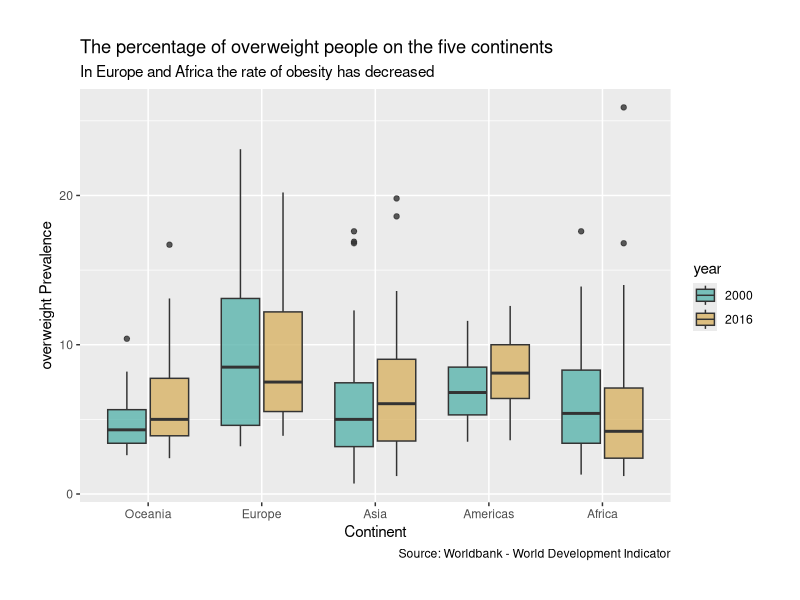

Recreate this plot in R.
library(tidyverse)

world_bank_countries <- read_csv("data/world_bank_countries.csv")

# https://ggplot2tor.com/theme

world_bank_countries %>% 
  filter(year %in% c(2000, 2016)) %>% 
  mutate(
    year = year %>% as_factor,
    continent = continent %>% as_factor %>% 
      fct_relevel("Oceania", "Europe", "Asia", 
                  "Americas", "Africa")) %>%
  ggplot(aes(x = continent, 
             y = overweight,
             fill = year)) + 
  geom_boxplot(width = 0.75, 
               alpha = .8,
               position = position_dodge2(padding = 0.1)) +
  scale_fill_manual(values = c("#5ab4ac", "#d8b365")) +
  scale_y_continuous(name = "overweight Prevalence") +
  scale_x_discrete(name = "Continent") +
  theme(
    # Code goes here
    plot.margin = unit(rep(1, 4), "cm")
  ) +
  labs(
    title = "The percentage of overweight people on the five continents",
    subtitle = "In Europe and Africa the rate of obesity has decreased",
    caption = "Source: Worldbank - World Development Indicator"
  )
